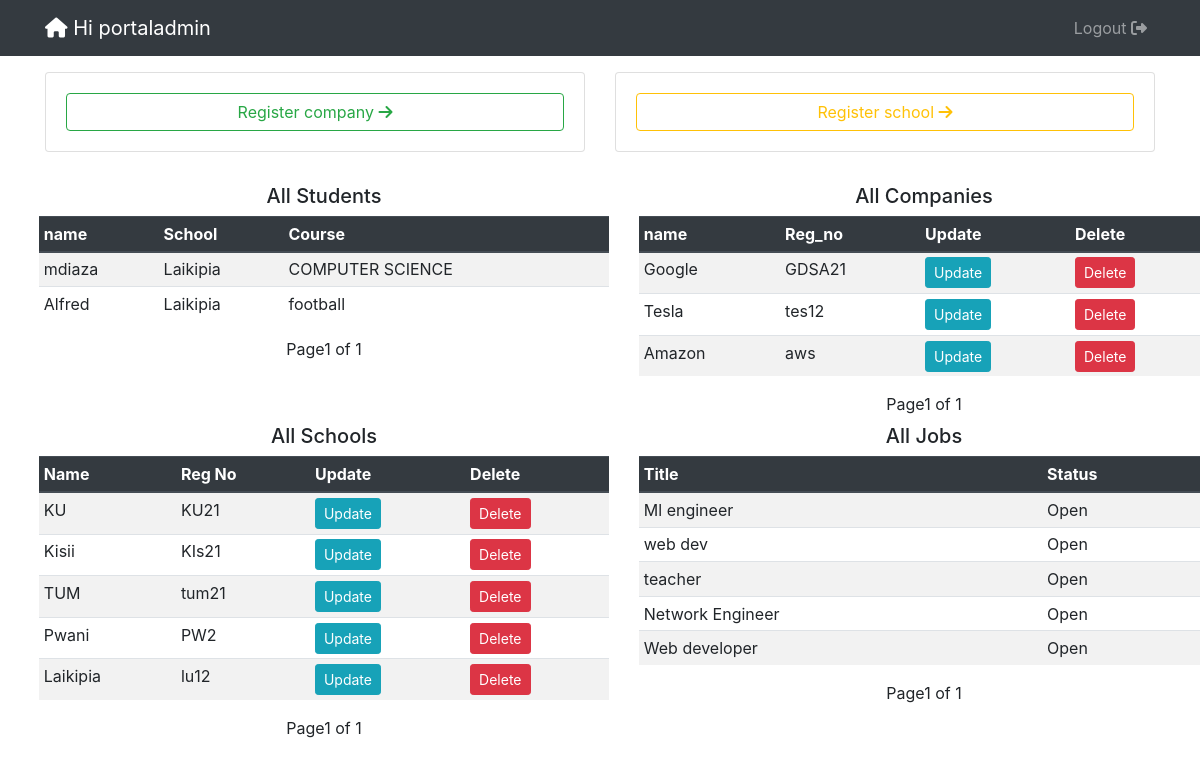
Screenshot of /portaladmin/ (signed in) with the database file from the repository.
### openings/models.py (models this page shows, shortened)
class User(AbstractUser):
    is_student = models.BooleanField(default=False)
    is_company = models.BooleanField(default=False)
    is_school = models.BooleanField(default=False)
    first_name = models.CharField(max_length=100)
    last_name = models.CharField(max_length=100)
    official_name = models.CharField(max_length=100, null=True, default="school")
    email = models.CharField(max_length=100, null=True)

class Student(models.Model):
    user = models.OneToOneField(User, on_delete=models.CASCADE)
    school = models.ForeignKey(School, on_delete=models.SET_NULL, null=True)
    course = models.CharField(max_length=100, null=True )

class School(models.Model):
    user = models.OneToOneField(User, on_delete=models.CASCADE)
    reg_no = models.CharField(max_length=100, null=True)
    def __str__(self):
        return self.user.username

class Company(models.Model):
    user = models.OneToOneField(User, on_delete=models.CASCADE)
    reg_no = models.CharField(max_length=100)

class Jobs(models.Model):
    title = models.CharField(max_length=1000)
    required_skills = RichTextField()
    is_open = models.BooleanField(default=True)
    company = models.ForeignKey(Company, on_delete=models.CASCADE, default="Null",null=True)

### openings/views.py (the view)
# urls.py: path('admin/', admin.site.urls),
@login_required
def admin(request):
    if request.user.is_staff:
        job_list = Jobs.objects.all().order_by('-id')
        page = request.GET.get('page', 1)
        paginator = Paginator(job_list, 15)
        try:
            jobs = paginator.page(page)
        except PageNotAnInteger:
            jobs = paginator.page(1)
        except EmptyPage:
            jobs = paginator.page(paginator.num_pages)
        company_list = Company.objects.all().order_by('-id')
        page = request.GET.get('page', 1)
        paginator = Paginator(company_list, 15)
        try:
            companies = paginator.page(page)
        except PageNotAnInteger:
            companies = paginator.page(1)
        except EmptyPage:
            companies = paginator.page(paginator.num_pages)
        school_list = School.objects.all().order_by('-id')
        page = request.GET.get('page', 1)
        paginator = Paginator(school_list, 15)
        try:
            schools = paginator.page(page)
        except PageNotAnInteger:
            schools = paginator.page(1)
        except EmptyPage:
            schools = paginator.page(paginator.num_pages)
        student_list = Student.objects.all().order_by('-id')
        page = request.GET.get('page', 1)
        paginator = Paginator(student_list, 15)
        try:
            students = paginator.page(page)
        except PageNotAnInteger:
            students = paginator.page(1)
        except EmptyPage:
            students = paginator.page(paginator.num_pages)
        context = {
            'companies':companies,
            'jobs':jobs,
            'schools':schools,
            'students':students
        }
        return render(request, 'admin.html', context)
    return redirect('home')

### templates/admin.html (shortened to what this page needs)
<!DOCTYPE html>
<html lang="en">
<head>
    <link rel="stylesheet" href="https://stackpath.bootstrapcdn.com/bootstrap/4.4.1/css/bootstrap.min.css"
>
    <link rel="stylesheet" href="https://stackpath.bootstrapcdn.com/font-awesome/4.7.0/css/font-awesome.min.css">
    <link rel="stylesheet" href="https://use.fontawesome.com/releases/v5.6.1/css/all.css">
</head>
<body>
  <header class="site-header">
    <nav class="navbar navbar-expand-md navbar-dark bg-dark ">
      <div class="container">
        <a class="navbar-brand mr-4" href=""><i class="fas fa-home"></i> Hi  {{user.username}}</a>
        <div class="collapse navbar-collapse" id="navbarToggle">
          <div class="navbar-nav">
              <a class="nav-item nav-link" href="{% url 'logout' %}">Logout <i class="fas fa-sign-out-alt"></i> </a>
          </div>
        </div>
      </div>
    </nav>
  </header>
  <div class="container mt-3 mb-2">
    <div class="row">
      <div class="col-md-6">
        <div class="card">
          <div class="card-body">
            <a href="{% url 'company_register' %}" class="btn btn-block btn-outline-success">Register company <i class="fa fa-solid fa-arrow-right"></i></a>
          </div>
        </div>
      </div>
      <div class="col-md-6">
        <div class="card">
          <div class="card-body">
            <a href="{% url 'school_register' %}" class="btn btn-block btn-outline-warning">Register school <i class="fa fa-solid fa-arrow-right"></i></a>
          </div>
        </div>
      </div>
    </div>
  </div>
<div class="container-fluid m-4 mt-4 mb-3">
  <div class="row">
    <div class="col-md-6">
      <div class="table-responsive">
        <h5 class="text-center mt-2 mb-2">All Students</h5>
        <table class="table table-sm table-striped table-hover">
          <thead class=" thead-dark">
            <tr>
              <th scope="col">name</th>
              <th scope="col">School</th>
              <th scope="col">Course</th>
            </tr>
          </thead>
          <tbody>
            {% for student in students %}
              <tr>
                  <td>{{student.user.username}}</td>
                  <td>{{student.school}}</td>
                  <td>{{student.course}}</td>
                  </tr>
            {% endfor %}
          </tbody>
          </table>
        </div>
            <div class="pagination align-items-center justify-content-center">
              <span class="step-links">
                  <span class="current">
                       Page{{ students.number }} of {{ students.paginator.num_pages }}
                  </span>
              </span>
          </div>
    </div>
    <div class="col-md-6">
      <div class="table-responsive">
        <h5 class="text-center mt-2 mb-2">All Companies</h5>
        <table class="table table-sm table-striped table-hover">
          <thead class=" thead-dark">
            <tr>
              <th scope="col">name</th>
              <th scope="col">Reg_no</th>
              <th scope="col">Update</th>
              <th scope="col">Delete</th>
            </tr>
          </thead>
          <tbody>
            {% for company in companies %}
              <tr>
                  <td>{{company.user.username}}</td>
                  <td>{{company.reg_no}}</td>
                  <td><a class="btn btn-info btn-sm" href="{% url 'update_company' company.id %}">Update</a></td>
                  <td><a class="btn btn-danger btn-sm" href="/delete/company/{{company.id}}">Delete</a></td>
                  </tr>
            {% endfor %}
          </tbody>
          </table>
        </div>
            <div class="pagination align-items-center justify-content-center">
              <span class="step-links">
                  <span class="current">
                       Page{{ companies.number }} of {{ companies.paginator.num_pages }}
                  </span>
              </span>
          </div>
    </div>
  </div>
  <div class="row">
    <div class="col-md-6">
      <div class="table-responsive">
        <h5 class="text-center mt-2 mb-2">All Schools</h5>
        <table class="table table-sm table-striped table-hover">
          <thead class=" thead-dark">
            <tr>
              <th scope="col">Name</th>
              <th scope="col">Reg No</th>
              <th scope="col">Update</th>
              <th scope="col">Delete</th>
            </tr>
          </thead>
          <tbody>
            {% for school in schools %}
              <tr>
                  <td>{{school.user.username}}</td>
                  <td>{{school.reg_no}}</td>
                  <td><a class="btn btn-info btn-sm" href="{% url 'update_school' school.id %}">Update</a></td>
                  <td><a class="btn btn-danger btn-sm" href="/delete/school/{{school.id}}">Delete</a></td>
                  </tr>
            {% endfor %}
          </tbody>
          </table>
        </div>
            <div class="pagination align-items-center justify-content-center">
              <span class="step-links">
                  <span class="current">
                       Page{{ schools.number }} of {{ schools.paginator.num_pages }}
                  </span>
              </span>
          </div>
    </div>
    <div class="col-md-6">
      <div class="table-responsive">
        <h5 class="text-center mt-2 mb-2">All Jobs</h5>
        <table class="table table-sm table-striped table-hover">
          <thead class=" thead-dark">
            <tr>
              <th scope="col">Title</th>
              <th scope="col">Status
              </th>
            </tr>
          </thead>
          <tbody>
            {% for job in jobs %}
              <tr>
                  <td>{{job.title}}</td>
                  {% if job.is_open == True %}
                    <td>Open</td>
                  {% else %}
                   <td>Closed</td>
                  {% endif %}
                  </tr>
            {% endfor %}
          </tbody>
          </table>
        </div>
            <div class="pagination align-items-center justify-content-center">
              <span class="step-links">
                  <span class="current">
                       Page{{ jobs.number }} of {{ jobs.paginator.num_pages }}
                  </span>
              </span>
          </div>
    </div>
  </div>
</div>
</body>
</html>

### rows the page displays
User: username "portaladmin"
Student: user.username "mdiaza", school "Laikipia", course "COMPUTER SCIENCE"
Student: user.username "Alfred", school "Laikipia", course "football"
Company: user.username "Google", reg_no "GDSA21"
Company: user.username "Tesla", reg_no "tes12"
Company: user.username "Amazon", reg_no "aws"
School: user.username "KU", reg_no "KU21"
School: user.username "Kisii", reg_no "KIs21"
School: user.username "TUM", reg_no "tum21"
School: user.username "Pwani", reg_no "PW2"
School: user.username "Laikipia", reg_no "lu12"
Jobs: title "Ml engineer", is_open "Open"
Jobs: title "web dev", is_open "Open"
Jobs: title "teacher", is_open "Open"
Jobs: title "Network Engineer", is_open "Open"
Jobs: title "Web developer", is_open "Open"

### other values shown
{{ students.number }} "1"
{{ students.paginator.num_pages }} "1"
{{ companies.number }} "1"
{{ companies.paginator.num_pages }} "1"
{{ schools.number }} "1"
{{ schools.paginator.num_pages }} "1"
{{ jobs.number }} "1"
{{ jobs.paginator.num_pages }} "1"
